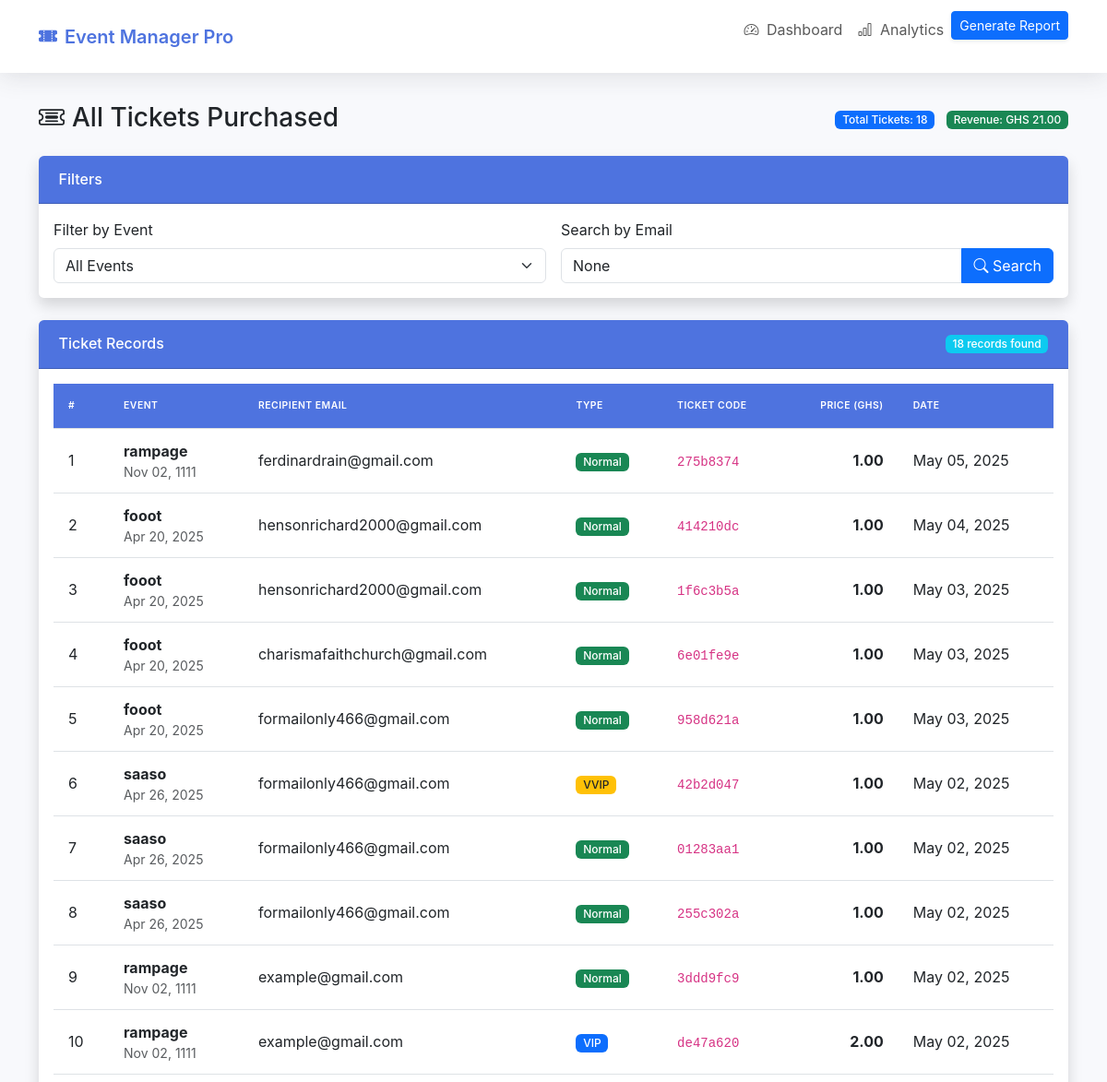
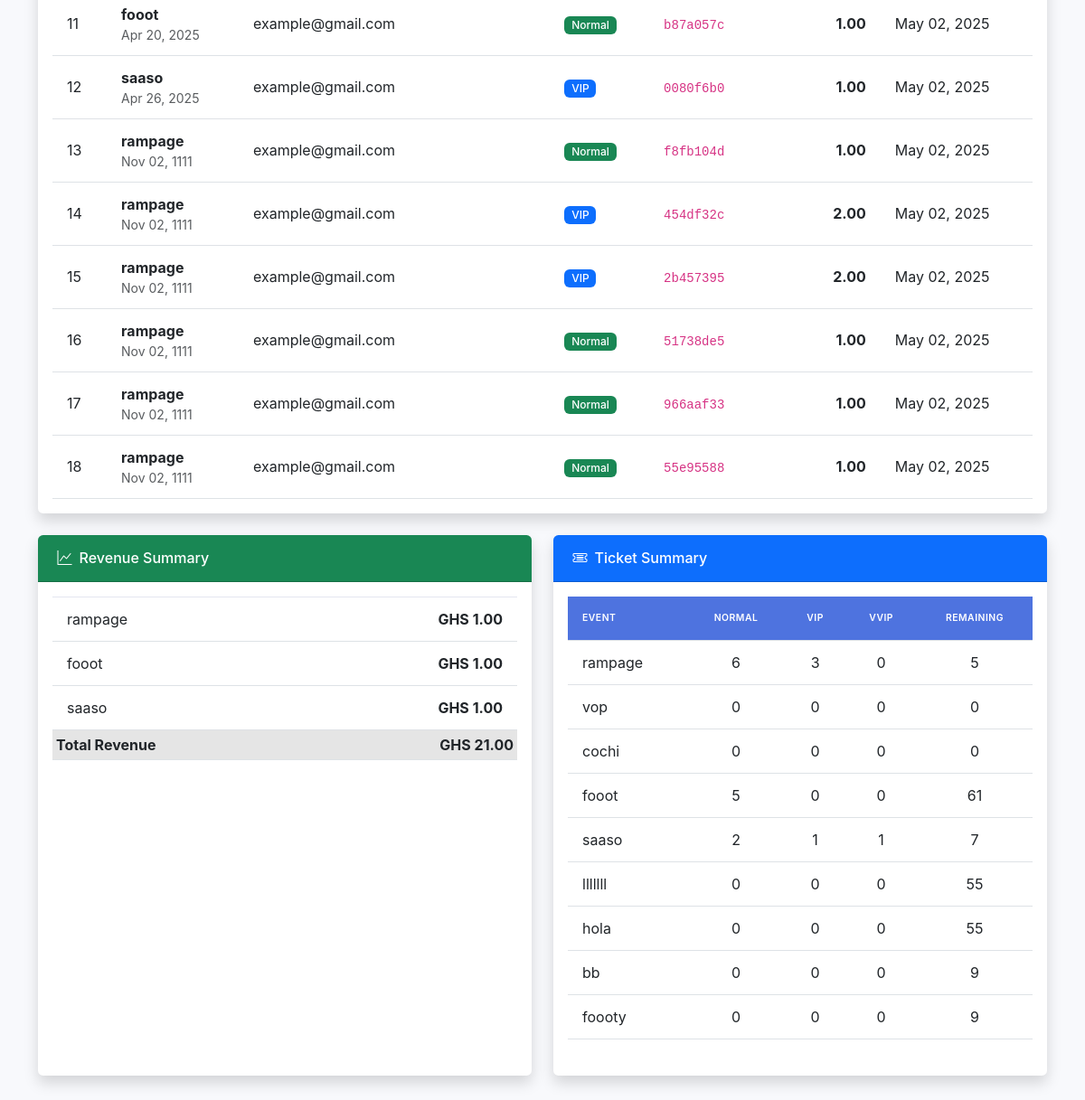
Screenshot of /all-tickets/ with the database file from the repository (2 pictures, top to bottom).
### home/models.py (models this page shows, shortened)
class Ticket(models.Model):
    payment = models.ForeignKey(Payment, on_delete=models.CASCADE, related_name='tickets')
    event = models.ForeignKey(Event, on_delete=models.CASCADE, related_name='tickets')  # added related_name here
    recipient_email = models.EmailField()
    ticket_type = models.CharField(max_length=50)
    code = models.CharField(max_length=20, unique=True)
    status_choices = [
        ('active', 'Active'),
        ('used', 'Used'),
        ('expired', 'Expired'),
    ]
    status = models.CharField(max_length=20, choices=status_choices, default='active')
    date_issued = models.DateTimeField(auto_now_add=True)

class Event(models.Model):
    name = models.CharField(max_length=255)
    date_time = models.DateTimeField()
    location = models.CharField(max_length=255)
    normal_price = models.DecimalField(max_digits=10, decimal_places=2)
    vip_price = models.DecimalField(max_digits=10, decimal_places=2)
    vvip_price = models.DecimalField(max_digits=10, decimal_places=2)
    promotion_terms = models.TextField(blank=True, null=True)
    promotion_message = models.TextField(blank=True, null=True)
    banner = models.ImageField(upload_to="event_banners/", blank=True, null=True)
    total_tickets = models.IntegerField(default=0)

### home/views.py (the view)
# urls.py: path('all-tickets/', views.all_tickets_view, name='all_tickets'),
def all_tickets_view(request):
    event_id = request.GET.get('event')
    email_query = request.GET.get('email')
    tickets = Ticket.objects.select_related('event').all().order_by('-id')
    events = Event.objects.all()
    if event_id:
        tickets = tickets.filter(event__id=event_id)
    if email_query:
        tickets = tickets.filter(recipient_email__icontains=email_query)
    ticket_counts = (
        Ticket.objects.values('event__id', 'ticket_type')
        .annotate(count=Count('id')))
    count_dict = defaultdict(lambda: {"Normal": 0, "VIP": 0, "VVIP": 0})
    for item in ticket_counts:
        count_dict[item['event__id']][item['ticket_type']] = item['count']
    ticket_stats = []
    for event in events:
        sold = count_dict[event.id]
        total = event.total_tickets or 0
        total_sold = sold["Normal"] + sold["VIP"] + sold["VVIP"]
        tickets_left = max(0, total - total_sold)
        ticket_stats.append({
            "event": event.name,
            "normal_sold": sold["Normal"],
            "vip_sold": sold["VIP"],
            "vvip_sold": sold["VVIP"],
            "tickets_left": tickets_left,
            "total": total
        })
    revenue_data = tickets.aggregate(
        total_revenue=Sum(
            Case(
                When(ticket_type='Normal', then='event__normal_price'),
                When(ticket_type='VIP', then='event__vip_price'),
                When(ticket_type='VVIP', then='event__vvip_price'),
                default=Value(Decimal('0.00')),
                output_field=DecimalField()
            )
        ),
        total_tickets=Count('id')
    )
    event_revenue = (
        tickets.values('event__name')
        .annotate(
            revenue=Sum(
                Case(
                    When(ticket_type='Normal', then='event__normal_price'),
                    When(ticket_type='VIP', then='event__vip_price'),
                    When(ticket_type='VVIP', then='event__vvip_price'),
                    default=Value(Decimal('0.00')),
                    output_field=DecimalField()
                )
            )
        )
    )
    context = {
        'tickets': tickets,
        'events': events,
        'selected_event': event_id,
        'email_query': email_query,
        'ticket_stats': ticket_stats,
        'total_revenue': revenue_data['total_revenue'] or Decimal('0.00'),
        'total_tickets_sold': revenue_data['total_tickets'],
        'event_revenue': {item['event__name']: item['revenue'] or Decimal('0.00')
                         for item in event_revenue},
    }
    return render(request, 'home/all_tickets.html', context)

### home/templates/home/all_tickets.html (shortened to what this page needs)
{% extends 'home/all_tickets_base.html' %}
{% block content %}
<div class="container">
    <div class="d-flex justify-content-between align-items-center mb-4">
        <h2 class="h3 mb-0 text-gray-800">
            <i class="bi bi-ticket-detailed me-2"></i>All Tickets Purchased
        </h2>
        <div>
            <span class="badge bg-primary">Total Tickets: {{ total_tickets_sold }}</span>
            <span class="badge bg-success ms-2">Revenue: GHS {{ total_revenue|floatformat:2 }}</span>
        </div>
    </div>
    <div class="card shadow mb-4">
        <div class="card-header py-3 d-flex justify-content-between align-items-center">
            <h6 class="m-0 font-weight-bold navbar-light">Filters</h6>
        </div>
        <div class="card-body">
            <form method="get" class="row g-3">
                <div class="col-md-6">
                    <label class="form-label">Filter by Event</label>
                    <select name="event" class="form-select">
                        <option value="">All Events</option>
                    </select>
                </div>
                <div class="col-md-6">
                    <label class="form-label">Search by Email</label>
                    <div class="input-group">
                        <input type="text" name="email" value="{{ email_query }}" class="form-control" placeholder="Recipient email">
                        <button type="submit" class="btn btn-primary">
                            <i class="bi bi-search"></i> Search
                        </button>
                    </div>
                </div>
            </form>
        </div>
    </div>
    <div class="card shadow mb-4">
        <div class="card-header py-3 d-flex justify-content-between align-items-center">
            <h6 class="m-0 font-weight-bold navbar-light">Ticket Records</h6>
            <span class="badge bg-info">{{ tickets.count }} records found</span>
        </div>
        <div class="card-body">
            <div class="table-responsive">
                <table class="table table-hover">
                    <thead class="table-light">
                        <tr>
                            <th>#</th>
                            <th>Event</th>
                            <th>Recipient Email</th>
                            <th>Type</th>
                            <th>Ticket Code</th>
                            <th class="text-end">Price (GHS)</th>
                            <th>Date</th>
                        </tr>
                    </thead>
                    <tbody>
                        {% for ticket in tickets %}
                        <tr>
                            <td>{{ forloop.counter }}</td>
                            <td>
                                <strong>{{ ticket.event.name }}</strong>
                                <div class="text-muted small">{{ ticket.event.date_time|date:"M d, Y" }}</div>
                            </td>
                            <td>{{ ticket.recipient_email }}</td>
                            <td>
                                <span class="badge
                                    {% if ticket.ticket_type == 'Normal' %}bg-success
                                    {% elif ticket.ticket_type == 'VIP' %}bg-primary
                                    {% elif ticket.ticket_type == 'VVIP' %}bg-warning text-dark
                                    {% endif %}">
                                    {{ ticket.ticket_type }}
                                </span>
                            </td>
                            <td><code>{{ ticket.code }}</code></td>
                            <td class="text-end fw-bold">
                                {% if ticket.ticket_type == "Normal" %}
                                    {{ ticket.event.normal_price|floatformat:2 }}
                                {% elif ticket.ticket_type == "VIP" %}
                                    {{ ticket.event.vip_price|floatformat:2 }}
                                {% elif ticket.ticket_type == "VVIP" %}
                                    {{ ticket.event.vvip_price|floatformat:2 }}
                                {% endif %}
                            </td>
                            <td>{{ ticket.date_issued|date:"M d, Y" }}</td>
                        </tr>
                        {% empty %}
                        <tr>
                            <td colspan="7" class="text-center py-4 text-muted">
                                <i class="bi bi-info-circle me-2"></i> No tickets found
                            </td>
                        </tr>
                        {% endfor %}
                    </tbody>
                </table>
            </div>
        </div>
    </div>
    <div class="row">
        <div class="col-md-6 mb-4">
            <div class="card shadow h-100">
                <div class="card-header bg-success text-white">
                    <h6 class="m-0 font-weight-bold">
                        <i class="bi bi-graph-up me-2"></i>Revenue Summary
                    </h6>
                </div>
                <div class="card-body">
                    <div class="table-responsive">
                        <table class="table table-sm">
                            <tbody>
                                {% for event, revenue in event_revenue.items %}
                                <tr>
                                    <td>{{ event }}</td>
                                    <td class="text-end fw-bold">GHS {{ revenue|floatformat:2 }}</td>
                                </tr>
                                {% endfor %}
                                <tr class="table-active">
                                    <th>Total Revenue</th>
                                    <th class="text-end">GHS {{ total_revenue|floatformat:2 }}</th>
                                </tr>
                            </tbody>
                        </table>
                    </div>
                </div>
            </div>
        </div>
        <div class="col-md-6 mb-4">
            <div class="card shadow h-100">
                <div class="card-header bg-primary text-white">
                    <h6 class="m-0 font-weight-bold">
                        <i class="bi bi-ticket-detailed me-2"></i>Ticket Summary
                    </h6>
                </div>
                <div class="card-body">
                    <div class="table-responsive">
                        <table class="table table-sm">
                            <thead>
                                <tr>
                                    <th>Event</th>
                                    <th class="text-center">Normal</th>
                                    <th class="text-center">VIP</th>
                                    <th class="text-center">VVIP</th>
                                    <th class="text-center">Remaining</th>
                                </tr>
                            </thead>
                            <tbody>
                                {% for stat in ticket_stats %}
                                <tr>
                                    <td>{{ stat.event }}</td>
                                    <td class="text-center">{{ stat.normal_sold }}</td>
                                    <td class="text-center">{{ stat.vip_sold }}</td>
                                    <td class="text-center">{{ stat.vvip_sold }}</td>
                                    <td class="text-center">{{ stat.tickets_left }}</td>
                                </tr>
                                {% endfor %}
                            </tbody>
                        </table>
                    </div>
                </div>
            </div>
        </div>
    </div>
</div>
{% endblock %}

### home/templates/home/all_tickets_base.html (shortened to what this page needs)
<!DOCTYPE html>
<html lang="en">
<head>
    <link rel="stylesheet" href="https://cdn.jsdelivr.net/npm/bootstrap@5.3.0/dist/css/bootstrap.min.css">
    <link rel="stylesheet" href="https://cdn.jsdelivr.net/npm/bootstrap-icons@1.10.5/font/bootstrap-icons.css">
</head>
<body>
<nav class="navbar navbar-expand-lg navbar-light sticky-top">
    <div class="container">
        <a class="navbar-brand" href="{% url 'index2' %}">
            <i class="bi bi-ticket-perforated-fill"></i>
            <span>Event Manager Pro</span>
        </a>
        <div class="collapse navbar-collapse" id="navbarNav">
            <ul class="navbar-nav ms-auto">
                <li class="nav-item">
                    <a class="nav-link" href="{% url 'index2' %}">
                        <i class="bi bi-speedometer2 me-1"></i> Dashboard
                    </a>
                </li>
                <li class="nav-item">
                    <a class="nav-link" href="{% url 'charts' %}">
                        <i class="bi bi-bar-chart me-1"></i> Analytics
                    </a>
                </li>
                <li class="d-sm-flex align-items-center justify-content-between mb-4">
                    <a href="{% url 'report' %}" class="d-none d-sm-inline-block btn btn-sm btn-primary shadow-sm"> Generate Report</a>
                </li>
            </ul>
        </div>
    </div>
</nav>
    <div class="container page-container">
        {% block content %}{% endblock %}
    </div>
</body>
</html>

### home/templates/home/all_tickets_base.html (style rules this page uses)
:root { --primary-color: #4e73df; --secondary-color: #f8f9fc; --accent-color: #2e59d9; --text-dark: #5a5c69; }
body { background-color: #f8f9fc; font-family: 'Inter', -apple-system, BlinkMacSystemFont, sans-serif; }
.navbar { box-shadow: 0 0.15rem 1.75rem 0 rgba(58, 59, 69, 0.15); background: white; padding: 0.75rem 1rem; }
.navbar-brand { font-weight: 600; font-size: 1.25rem; color: var(--primary-color); display: flex; align-items: center; gap: 0.5rem; }
.page-container { padding: 2rem 0; }
.card { border: none; border-radius: 0.35rem; box-shadow: 0 0.15rem 1.75rem 0 rgba(58, 59, 69, 0.1); margin-bottom: 1.5rem; }
.card-header { background-color: var(--primary-color); color: white; font-weight: 600; border-radius: 0.35rem 0.35rem 0 0 !important; padding: 1rem 1.35rem; }
.table { --bs-table-bg: transparent; --bs-table-striped-bg: rgba(78, 115, 223, 0.05); margin-bottom: 0; }
.table thead th { background-color: var(--primary-color); color: white; font-weight: 600; text-transform: uppercase; font-size: 0.65rem; letter-spacing: 0.5px; vertical-align: middle; padding: 1rem; }
.table tbody td { padding: 0.75rem 1rem; vertical-align: middle; border-top: 1px solid #e3e6f0; }
.badge { font-weight: 500; padding: 0.35em 0.65em; font-size: 0.75em; }

### rows the page displays
Ticket: event.name "rampage", event.date_time "Nov 02, 1111", recipient_email "ferdinardrain@gmail.com", ticket_type "Normal", code "275b8374", event.normal_price "1.00", date_issued "May 05, 2025"
Ticket: event.name "fooot", event.date_time "Apr 20, 2025", recipient_email "hensonrichard2000@gmail.com", ticket_type "Normal", code "414210dc", event.normal_price "1.00", date_issued "May 04, 2025"
Ticket: event.name "fooot", event.date_time "Apr 20, 2025", recipient_email "hensonrichard2000@gmail.com", ticket_type "Normal", code "1f6c3b5a", event.normal_price "1.00", date_issued "May 03, 2025"
Ticket: event.name "fooot", event.date_time "Apr 20, 2025", recipient_email "charismafaithchurch@gmail.com", ticket_type "Normal", code "6e01fe9e", event.normal_price "1.00", date_issued "May 03, 2025"
Ticket: event.name "fooot", event.date_time "Apr 20, 2025", recipient_email "formailonly466@gmail.com", ticket_type "Normal", code "958d621a", event.normal_price "1.00", date_issued "May 03, 2025"
Ticket: event.name "saaso", event.date_time "Apr 26, 2025", recipient_email "formailonly466@gmail.com", ticket_type "VVIP", code "42b2d047", event.vvip_price "1.00", date_issued "May 02, 2025"
Ticket: event.name "saaso", event.date_time "Apr 26, 2025", recipient_email "formailonly466@gmail.com", ticket_type "Normal", code "01283aa1", event.normal_price "1.00", date_issued "May 02, 2025"
Ticket: event.name "saaso", event.date_time "Apr 26, 2025", recipient_email "formailonly466@gmail.com", ticket_type "Normal", code "255c302a", event.normal_price "1.00", date_issued "May 02, 2025"
Ticket: event.name "rampage", event.date_time "Nov 02, 1111", recipient_email "example@gmail.com", ticket_type "Normal", code "3ddd9fc9", event.normal_price "1.00", date_issued "May 02, 2025"
Ticket: event.name "rampage", event.date_time "Nov 02, 1111", recipient_email "example@gmail.com", ticket_type "VIP", code "de47a620", event.vip_price "2.00", date_issued "May 02, 2025"
Ticket: event.name "fooot", event.date_time "Apr 20, 2025", recipient_email "example@gmail.com", ticket_type "Normal", code "b87a057c", event.normal_price "1.00", date_issued "May 02, 2025"
Ticket: event.name "saaso", event.date_time "Apr 26, 2025", recipient_email "example@gmail.com", ticket_type "VIP", code "0080f6b0", event.vip_price "1.00", date_issued "May 02, 2025"
Ticket: event.name "rampage", event.date_time "Nov 02, 1111", recipient_email "example@gmail.com", ticket_type "Normal", code "f8fb104d", event.normal_price "1.00", date_issued "May 02, 2025"
Ticket: event.name "rampage", event.date_time "Nov 02, 1111", recipient_email "example@gmail.com", ticket_type "VIP", code "454df32c", event.vip_price "2.00", date_issued "May 02, 2025"
Ticket: event.name "rampage", event.date_time "Nov 02, 1111", recipient_email "example@gmail.com", ticket_type "VIP", code "2b457395", event.vip_price "2.00", date_issued "May 02, 2025"
Ticket: event.name "rampage", event.date_time "Nov 02, 1111", recipient_email "example@gmail.com", ticket_type "Normal", code "51738de5", event.normal_price "1.00", date_issued "May 02, 2025"
Ticket: event.name "rampage", event.date_time "Nov 02, 1111", recipient_email "example@gmail.com", ticket_type "Normal", code "966aaf33", event.normal_price "1.00", date_issued "May 02, 2025"
Ticket: event.name "rampage", event.date_time "Nov 02, 1111", recipient_email "example@gmail.com", ticket_type "Normal", code "55e95588", event.normal_price "1.00", date_issued "May 02, 2025"
Event: name "rampage", revenue "1.00", event "rampage"
Event: name "fooot", revenue "1.00", event "fooot"
Event: name "saaso", revenue "1.00", event "saaso"
Event: event "vop"
Event: event "cochi"
Event: event "lllllll"
Event: event "hola"
Event: event "bb"
Event: event "foooty"

### other values shown
{{ total_tickets_sold }} "18"
{{ total_revenue|floatformat:2 }} "21.00"
{{ tickets.count }} "18"
{{ stat.normal_sold }} "6" "0" "0" "5" "2" "0" "0" "0" "0"
{{ stat.vip_sold }} "3" "0" "0" "0" "1" "0" "0" "0" "0"
{{ stat.vvip_sold }} "0" "0" "0" "0" "1" "0" "0" "0" "0"
{{ stat.tickets_left }} "5" "0" "0" "61" "7" "55" "55" "9" "9"
